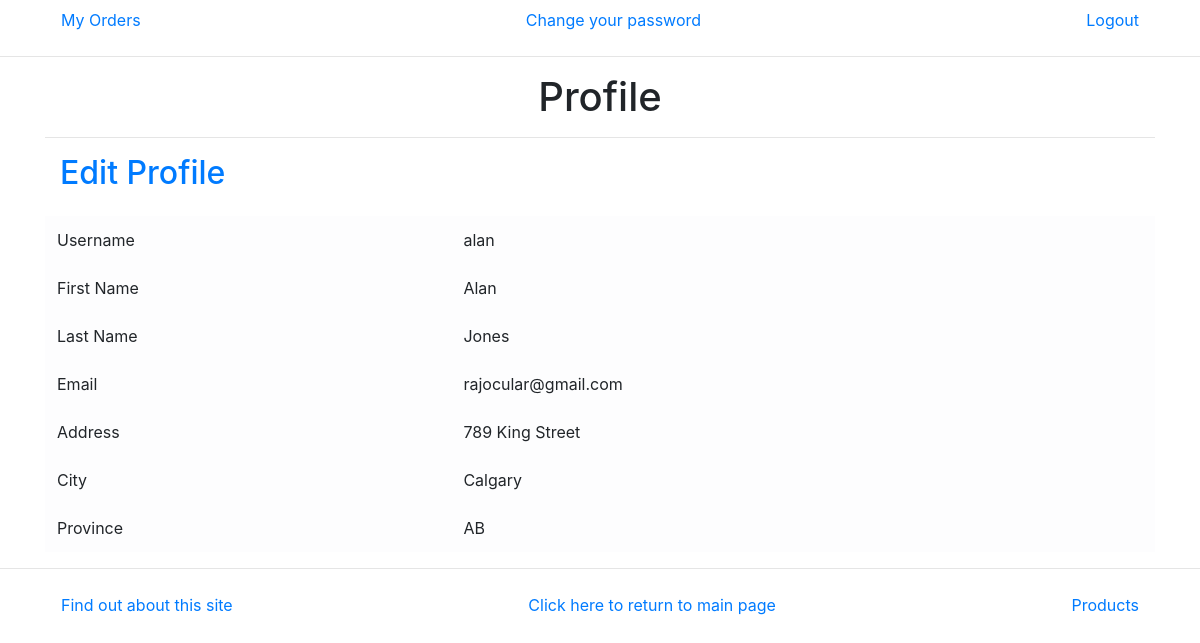
Page /storeapp/profile (signed in) on the committed database.
### storeapp/models.py (models this page shows, shortened)
class Client(User):
    PROVINCE_CHOICES = [
        ('AB', 'Alberta'),
        ('MB', 'Manitoba'),
        ('ON', 'Ontario'),
        ('QC', 'Quebec'),
    ]
    company = models.CharField(max_length=50, null=True, blank=True)
    shipping_address = models.CharField(max_length=300, null=True, blank=True)
    city = models.CharField(max_length=20, default='Windsor')
    province = models.CharField(max_length=2, choices=PROVINCE_CHOICES, default='ON')
    interested_in = models.ManyToManyField(Category)
    image = models.ImageField(null=True, blank=True, upload_to='display_picture')

### storeapp/views.py (the view)
# urls.py: path(r'profile', views.profile, name='profile'),
def profile(request):
    prof = Client.objects.get(username=request.user)
    return render(request, 'storeapp/profile.html', {'prof': prof})

### storeapp/templates/storeapp/profile.html (shortened to what this page needs)
{% extends 'storeapp/base.html' %}
{%  block prof_link %}<a href = "{% url 'storeapp:password_change' %}">Change your password</a>{% endblock %}
{% block body_block %}
    <div>
        <h1 class="text-center">Profile</h1>
        <hr class="navbar-dark">
        <div class="container">
        <h2 class="nav"><a href="{% url 'storeapp:edit-profile' %}">Edit Profile</a></h2>
        </div>
        <br>
        <div>
            <table class="table table-borderless table-hover table-light">
                <tr>
                    <td>Username</td>
                    <td>{{ prof.username }}</td>
                </tr>
                <tr>
                    <td>First Name</td>
                    <td>{{ prof.first_name }}</td>
                </tr>
                <tr>
                    <td>Last Name</td>
                    <td>{{ prof.last_name }}</td>
                </tr>
                <tr>
                    <td>Email</td>
                    <td>{{ prof.email }}</td>
                </tr>
                <tr>
                    <td>Address</td>
                    <td>{{ prof.shipping_address }}</td>
                </tr>
                <tr>
                    <td>City</td>
                    <td>{{ prof.city }}</td>
                </tr>
                <tr>
                    <td>Province</td>
                    <td>{{ prof.province }}</td>
                </tr>
            </table>
        </div>
    </div>
{% endblock %}

### rows in the picture
Client: shipping_address "789 King Street", city "Calgary", province "AB"

### other values in the picture
{{ prof.username }} "alan"
{{ prof.first_name }} "Alan"
{{ prof.last_name }} "Jones"
{{ prof.email }} "rajocular@gmail.com"
